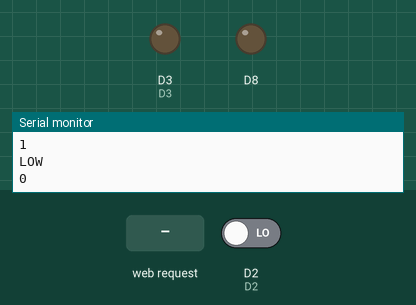
The sketch below on a simulated ESP8266 (NodeMCU). On the bench: output pins drawn as LEDs (lit = HIGH), the last lines printed to the serial monitor. The test bench sets the inputs (shaded band); at power-on: D2 LOW. WiFi joins after 1.5 s; servers stay silent unless stated; pins used as bus, display or sensor lines are not drawn.

Above: at 2.7 s.
2.8 s: HTTP request GET /gpio/up received
At 4.0 s:
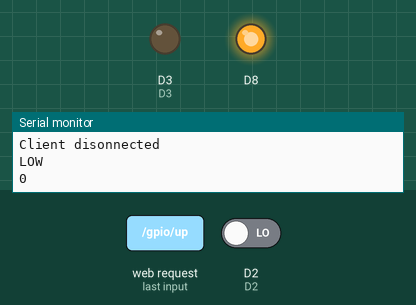
4.3 s: HTTP request GET /gpio/down received
At 5.2 s:
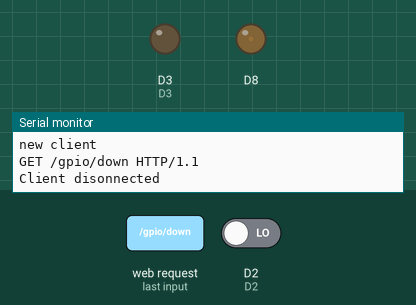
5.8 s: HTTP request GET /gpio/right received
At 5.9 s:
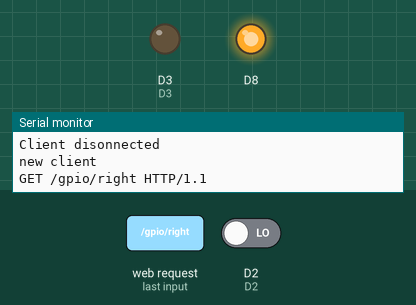
7.5 s: HTTP request GET /gpio/left received
At 8.9 s:
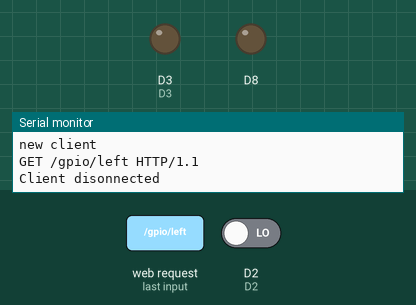
Timing chart, 0 to 10.0 s (numbered marks = the images above; inputs shaded):
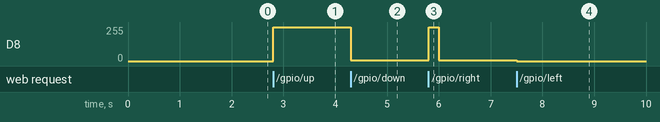

The sketch:

WiFiWebServerPwmRobot.ino
```cpp
/*
    This sketch demonstrates how to set up a simple HTTP-like server.
    The server will set a GPIO pin depending on the request
      http://server_ip/gpio/0 will set the GPIO2 low,
      http://server_ip/gpio/1 will set the GPIO2 high
    server_ip is the IP address of the ESP8266 module, will be
    printed to Serial when the module is connected.
*/

#include <ESP8266WiFi.h>

const char* ssid = "Mittelab_Members";
const char* password = "Mittelabsuperpassword";

//const char* ssid = "Thomas";
//const char* password = "viapiccardi47thomasdelpup01";

#define D0 16
#define D1 5
#define D2 4
#define D3 0
#define D4 2
#define D5 14
#define D6 12
#define D7 13

const int button = D2;
int buttonState = 0;

// Create an instance of the server
// specify the port to listen on as an argument
WiFiServer server(80);

void setup() {
  Serial.begin(115200);
  delay(10);

  // prepare GPIO2
  pinMode(0, OUTPUT);
  //digitalWrite(0, 0);

  // Connect to WiFi network
  Serial.println();
  Serial.println();
  Serial.print("Connecting to ");
  Serial.println(ssid);

  WiFi.begin(ssid, password);

  while (WiFi.status() != WL_CONNECTED) {
    delay(500);
    Serial.print(".");
  }
  Serial.println("");
  Serial.println("WiFi connected");

  // Start the server
  server.begin();
  Serial.println("Server started");

  // Print the IP address
  Serial.println(WiFi.localIP());

  ESP.wdtDisable();
  ESP.wdtEnable(WDTO_8S);

  pinMode(D2, INPUT);
}

int globale = 0;
int differenza = 50;

void loop() {

  int value = digitalRead(D2);    // Read state of PushButton
  if (value == HIGH) {
     if(differenza != 0) //sono fermo
     {
       Serial.println("HIGHT");
       differenza++;
       Serial.println(differenza);
     }
  } else {
    if(differenza != 0) //sono fermo
    {
       Serial.println("LOW");
       differenza--;
       Serial.println(differenza);
    }
  }

  // Check if a client has connected
  WiFiClient client = server.available();
  if (!client) {
    return;
  }

  // Wait until the client sends some data
  Serial.println("new client");
  while (!client.available()) {
    delay(1);
  }

  ESP.wdtFeed();

  // Read the first line of the request
  String req = client.readStringUntil('\r');
  Serial.println(req);
  client.flush();

  // Match the request
  int val;
  if (req.indexOf("/start") != -1)
  {
    client.flush();
    // Prepare the response
    String s;
    s += "HTTP/1.1 200 OK\r\nContent-Type: text/html\r\n\r\n<!DOCTYPE HTML>\r\n<html><head>";
    s += "<script src='https://code.jquery.com/jquery-3.1.1.slim.min.js' integrity='sha256-/SIrNqv8h6QGKDuNoLGA4iret+kyesCkHGzVUUV0shc='crossorigin='anonymous'></script>";
    s += "<style>.floating-box {display: inline-block;}</style>";
    s += "</head>";
    s += "<body>";
    s += "<form class='floating-box ' action='/gpio/0'>";
    s += "<input type='submit' value='+'>";
    s += "</form>";
    s += "<form class='floating-box ' action='/gpio/0'>";
    s += "<input type='submit' value='-'>";
    s += globale;
    s += "</form>";
    s += "</body></html>\n";

    s = "";
    s += "<html> <head> <meta charset='utf-8'> <meta name='viewport' content='width=device-width'> <title>JS Bin</title> <style> .floating-box { display: inline-block; } </style> <script src='https://code.jquery.com/jquery-3.0.0.js'></script> <script type='text/javascript'> $(document).ready(function() { $('#plus').click(function() { $.get('/gpio/0', function(data) { console.log(data); }); }); $('#minus').click(function() { $.get('/gpio/1', function(data) { console.log(data); }); }); $(document).keydown(function(e) { switch(e.which) { case 37: $.get('/gpio/left', function(data) { console.log(data); }); break; case 38: var k = $('#k').val(); $.get('/gpio/up/' + k, function(data) { console.log(data); }); break; case 39: $.get('/gpio/right', function(data) { console.log(data); }); break; case 40: $.get('/gpio/down', function(data) { console.log(data); }); break; case 32: $.get('/gpio/space', function(data) { console.log(data); }); break; default: return; } e.preventDefault(); }); }); </script> </head> <body> <div> <div class='floating-box'> <button id='plus' type='button'>+ </button> </div> <div class='floating-box'> <button id='minus' type='button'>- </button> </div> <div class='floating-box'> <input id='k' type='text' value ='70'/> </div> </div> </body> </html>";

    // Send the response to the client
    client.print(s);
    client.stop();
    delay(1);
    differenza = 0;
    return;
  }
  else if (req.indexOf("/gpio/up") != -1) {
    String value = req.substring(req.lastIndexOf("/up/") + 4);
    value = value.substring(0, value.lastIndexOf("/") - 5);

    int k = value.toInt();

    if (400 + k + globale > 950) globale == 0;
    else globale += 50;

    analogWrite(D8, 400 + globale);
    analogWrite(D5, 400 + k + globale);
    analogWrite(D6, 5);
    analogWrite(D7, 5);
    client.flush();
    // Send the response to the client
    client.print("up");
    differenza = 1;
  }
  else if (req.indexOf("/gpio/down") != -1) {
    globale = 0;
    analogWrite(D8, 5);
    analogWrite(D5, 5);
    analogWrite(D6, 600);
    analogWrite(D7, 670);
    delay(200);
    client.flush();
    // Send the response to the client
    client.print("down");
  }
  else if (req.indexOf("/gpio/space") != -1) {
    globale = 0;
    analogWrite(D8, 5);
    analogWrite(D5, 5);
    analogWrite(D6, 5);
    analogWrite(D7, 5);
    client.flush();
    // Send the response to the client
    client.print("space");
  }
  else if (req.indexOf("/gpio/right") != -1) {
    globale = 0;
    analogWrite(D8, 870);
    analogWrite(D5, 5);
    analogWrite(D6, 5);
    analogWrite(D7, 5);

    delay(200);
    analogWrite(D8, 5);
    client.flush();
    client.print("right");
  }
  else if (req.indexOf("/gpio/left") != -1) {
    globale = 0;
    analogWrite(D8, 0);
    analogWrite(D5, 980);
    analogWrite(D6, 5);
    analogWrite(D7, 5);

    delay(200);
    analogWrite(D5, 5);
    client.flush();
    client.print("left");
  }
  else {
    Serial.println("invalid request");
    client.stop();
    return;
  }

  Serial.println("Client disonnected");
  // The client will actually be disconnected
  // when the function returns and 'client' object is detroyed
}
```

Measured:
- after the input at 2.8 s, D8: 0/255 → 255/255 at once
- after the input at 4.3 s, D8: 255/255 → 5/255 at once
- after the input at 5.8 s, D8: 5/255 → 255/255 at once, → 5/255 0.20 s later
- after the input at 7.5 s, D8: 5/255 → 0/255 at once
